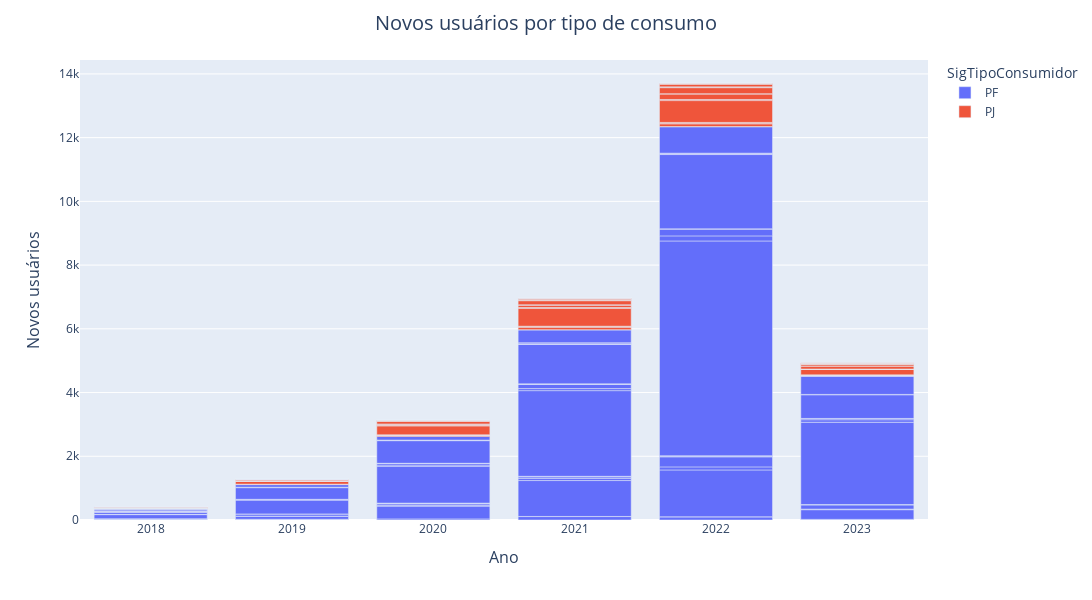
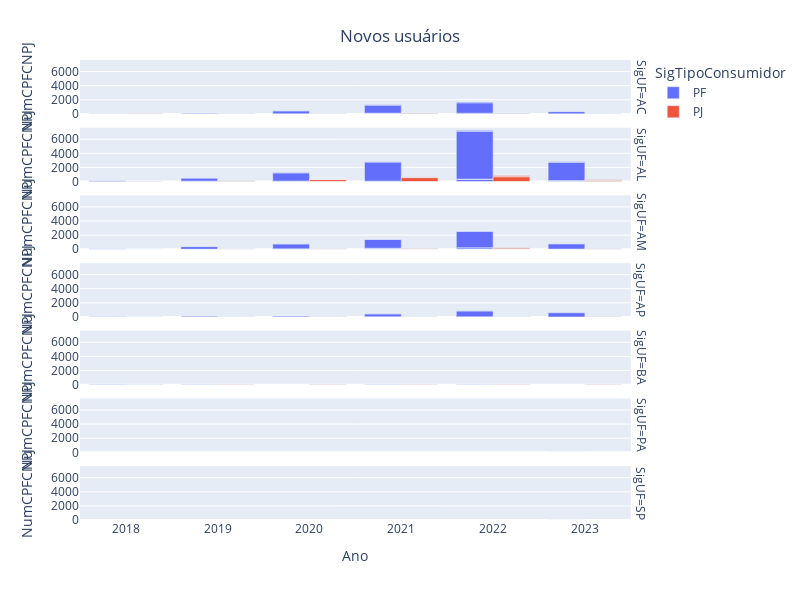

The notebook cell these images were saved under, in order:
### Code cell
import matplotlib.pyplot as plt
# agrupa os dados


counts = df_clean.groupby(['Ano', 'SigUF','SigTipoConsumidor', 'DscClasseConsumo']).agg({'NumCPFCNPJ': 'nunique'}).reset_index()


# seria bom adicionar uma linha com a taxa de crescimento anual por Tipo de Consumidor
def grafico_novos_usuarios_tipo(counts):
    counts_filtered = counts.query('Ano >= 2018')
    fig_novos_tipo = px.bar(counts_filtered, x="Ano", y="NumCPFCNPJ", color='SigTipoConsumidor')
    fig_novos_tipo.update_layout(
        width=1200,
        height=600,
        xaxis_title='Ano',
        xaxis_title_font_size=16,
        yaxis_title='Novos usuários',
        yaxis_title_font_size=16,
        title='Novos usuários por tipo de consumo',
        title_font_size=20,
        title_x=.5
    )
    fig_novos_tipo.show()
grafico_novos_usuarios_tipo(counts)


# Tornar a o eixo y variável pelo max de cada UF
def grafico_novos_usuarios_tipo_UF(counts):
    counts_filtered = counts.query('Ano >= 2018')
    fig_novos_tipo_uf = px.bar(counts_filtered, x="Ano", y="NumCPFCNPJ", color='SigTipoConsumidor',barmode="group", facet_row="SigUF")
    fig_novos_tipo_uf.update_layout(
        width=800,
        height=600,
        title={
        'text': "Novos usuários",
        'y':0.95,
        'x':0.5,
        'xanchor': 'center',
        'yanchor': 'top'}
        )

    fig_novos_tipo_uf.show()
    
grafico_novos_usuarios_tipo_UF(counts)

### Figure 1 — Plotly figure (JSON) as saved in the notebook; plotly's stock layout.template omitted (floating-point values rounded to 4 significant figures)
{"data": [{"alignmentgroup": "True", "hovertemplate": "SigTipoConsumidor=PF<br>Ano=%{x}<br>NumCPFCNPJ=%{y}<extra></extra>", "legendgroup": "PF", "marker": {"color": "#636efa", "pattern": {"shape": ""}}, "name": "PF", "offsetgroup": "PF", "orientation": "v", "showlegend": true, "textposition": "auto", "type": "bar", "x": [2018, 2018, 2018, 2018, 2018, 2018, 2018, 2018, 2018, 2018, 2018, 2018, 2018, 2018, 2018, 2018, 2019, 2019, 2019, 2019, 2019, 2019, 2019, 2019, 2019, 2019, 2019, 2019, 2019, 2019, 2020, 2020, 2020, 2020, 2020, 2020, 2020, 2020, 2020, 2020, 2020, 2020, 2020, 2020, 2020, 2021, 2021, 2021, 2021, 2021, 2021, 2021, 2021, 2021, 2021, 2021, 2021, 2021, 2021, 2021, 2021, 2021, 2021, 2021, 2021, 2022, 2022, 2022, 2022, 2022, 2022, 2022, 2022, 2022, 2022, 2022, 2022, 2022, 2022, 2022, 2022, 2022, 2022, 2023, 2023, 2023, 2023, 2023, 2023, 2023, 2023, 2023, 2023, 2023, 2023, 2023, 2023, 2023, 2023, 2023, 2023], "xaxis": "x", "y": [3, 1, 22, 12, 1, 131, 1, 5, 1, 68, 1, 33, 7, 1, 55, 4, 22, 1, 92, 6, 68, 3, 434, 10, 13, 367, 3, 10, 82, 3, 35, 401, 16, 57, 5, 16, 1156, 38, 53, 1, 2, 711, 3, 15, 113, 108, 1, 2, 1127, 63, 57, 1, 12, 2689, 64, 138, 9, 2, 1239, 12, 37, 1, 410, 1, 1, 101, 1, 1469, 96, 316, 21, 12, 6741, 160, 214, 6, 2332, 13, 27, 4, 832, 1, 2, 20, 304, 18, 134, 7, 2, 2583, 79, 37, 2, 1, 743, 9, 1, 1, 579, 2, 1], "yaxis": "y"}, {"alignmentgroup": "True", "hovertemplate": "SigTipoConsumidor=PJ<br>Ano=%{x}<br>NumCPFCNPJ=%{y}<extra></extra>", "legendgroup": "PJ", "marker": {"color": "#EF553B", "pattern": {"shape": ""}}, "name": "PJ", "offsetgroup": "PJ", "orientation": "v", "showlegend": true, "textposition": "auto", "type": "bar", "x": [2018, 2018, 2018, 2018, 2018, 2018, 2018, 2018, 2018, 2018, 2018, 2018, 2019, 2019, 2019, 2019, 2019, 2019, 2019, 2019, 2019, 2019, 2019, 2019, 2019, 2019, 2019, 2019, 2019, 2020, 2020, 2020, 2020, 2020, 2020, 2020, 2020, 2020, 2020, 2020, 2020, 2020, 2020, 2020, 2020, 2020, 2020, 2020, 2021, 2021, 2021, 2021, 2021, 2021, 2021, 2021, 2021, 2021, 2021, 2021, 2021, 2021, 2021, 2021, 2021, 2021, 2021, 2021, 2021, 2022, 2022, 2022, 2022, 2022, 2022, 2022, 2022, 2022, 2022, 2022, 2022, 2022, 2022, 2022, 2022, 2022, 2022, 2022, 2022, 2023, 2023, 2023, 2023, 2023, 2023, 2023, 2023, 2023, 2023, 2023, 2023, 2023, 2023, 2023, 2023], "xaxis": "x", "y": [5, 23, 3, 2, 5, 1, 1, 2, 13, 3, 5, 2, 9, 1, 1, 86, 7, 2, 5, 2, 33, 3, 1, 8, 11, 2, 2, 1, 1, 38, 3, 9, 1, 1, 280, 13, 7, 33, 7, 78, 9, 2, 20, 1, 13, 2, 2, 1, 85, 4, 2, 16, 1, 558, 23, 6, 80, 4, 2, 128, 11, 3, 38, 2, 22, 2, 2, 2, 2, 88, 5, 4, 30, 3, 685, 33, 2, 171, 11, 189, 21, 4, 74, 2, 35, 1, 1, 7, 1, 24, 1, 6, 2, 173, 8, 2, 91, 7, 47, 5, 18, 1, 17, 8, 1], "yaxis": "y"}], "layout": {"barmode": "relative", "height": 600, "legend": {"title": {"text": "SigTipoConsumidor"}, "tracegroupgap": 0}, "margin": {"t": 60}, "title": {"font": {"size": 20}, "text": "Novos usuários por tipo de consumo", "x": 0.5}, "width": 1200, "xaxis": {"anchor": "y", "domain": [0, 1], "title": {"font": {"size": 16}, "text": "Ano"}}, "yaxis": {"anchor": "x", "domain": [0, 1], "title": {"font": {"size": 16}, "text": "Novos usuários"}}}}

### Figure 2 — Plotly figure (JSON) as saved in the notebook; plotly's stock layout.template omitted (floating-point values rounded to 4 significant figures)
{"data": [{"alignmentgroup": "True", "hovertemplate": "SigTipoConsumidor=PF<br>SigUF=AC<br>Ano=%{x}<br>NumCPFCNPJ=%{y}<extra></extra>", "legendgroup": "PF", "marker": {"color": "#636efa", "pattern": {"shape": ""}}, "name": "PF", "offsetgroup": "PF", "orientation": "v", "showlegend": true, "textposition": "auto", "type": "bar", "x": [2018, 2018, 2018, 2019, 2019, 2019, 2019, 2020, 2020, 2020, 2021, 2021, 2021, 2021, 2021, 2022, 2022, 2022, 2022, 2023, 2023, 2023], "xaxis": "x7", "y": [3, 1, 22, 22, 1, 92, 6, 35, 401, 16, 108, 1, 2, 1127, 63, 101, 1, 1469, 96, 20, 304, 18], "yaxis": "y7"}, {"alignmentgroup": "True", "hovertemplate": "SigTipoConsumidor=PF<br>SigUF=AL<br>Ano=%{x}<br>NumCPFCNPJ=%{y}<extra></extra>", "legendgroup": "PF", "marker": {"color": "#636efa", "pattern": {"shape": ""}}, "name": "PF", "offsetgroup": "PF", "orientation": "v", "showlegend": false, "textposition": "auto", "type": "bar", "x": [2018, 2018, 2018, 2018, 2019, 2019, 2019, 2019, 2020, 2020, 2020, 2020, 2020, 2021, 2021, 2021, 2021, 2021, 2022, 2022, 2022, 2022, 2022, 2023, 2023, 2023, 2023, 2023], "xaxis": "x6", "y": [12, 1, 131, 1, 68, 3, 434, 10, 57, 5, 16, 1156, 38, 57, 1, 12, 2689, 64, 316, 21, 12, 6741, 160, 134, 7, 2, 2583, 79], "yaxis": "y6"}, {"alignmentgroup": "True", "hovertemplate": "SigTipoConsumidor=PF<br>SigUF=AM<br>Ano=%{x}<br>NumCPFCNPJ=%{y}<extra></extra>", "legendgroup": "PF", "marker": {"color": "#636efa", "pattern": {"shape": ""}}, "name": "PF", "offsetgroup": "PF", "orientation": "v", "showlegend": false, "textposition": "auto", "type": "bar", "x": [2018, 2018, 2018, 2018, 2019, 2019, 2019, 2020, 2020, 2020, 2020, 2020, 2021, 2021, 2021, 2021, 2021, 2022, 2022, 2022, 2022, 2023, 2023, 2023, 2023, 2023], "xaxis": "x5", "y": [5, 1, 68, 1, 13, 367, 3, 53, 1, 2, 711, 3, 138, 9, 2, 1239, 12, 214, 6, 2332, 13, 37, 2, 1, 743, 9], "yaxis": "y5"}, {"alignmentgroup": "True", "hovertemplate": "SigTipoConsumidor=PF<br>SigUF=AP<br>Ano=%{x}<br>NumCPFCNPJ=%{y}<extra></extra>", "legendgroup": "PF", "marker": {"color": "#636efa", "pattern": {"shape": ""}}, "name": "PF", "offsetgroup": "PF", "orientation": "v", "showlegend": false, "textposition": "auto", "type": "bar", "x": [2018, 2019, 2019, 2020, 2020, 2021, 2021, 2021, 2021, 2022, 2022, 2022, 2022, 2023, 2023, 2023], "xaxis": "x4", "y": [33, 10, 82, 15, 113, 37, 1, 410, 1, 27, 4, 832, 1, 1, 1, 579], "yaxis": "y4"}, {"alignmentgroup": "True", "hovertemplate": "SigTipoConsumidor=PF<br>SigUF=BA<br>Ano=%{x}<br>NumCPFCNPJ=%{y}<extra></extra>", "legendgroup": "PF", "marker": {"color": "#636efa", "pattern": {"shape": ""}}, "name": "PF", "offsetgroup": "PF", "orientation": "v", "showlegend": false, "textposition": "auto", "type": "bar", "x": [2018, 2018, 2018, 2018, 2019, 2021, 2022], "xaxis": "x3", "y": [7, 1, 55, 4, 3, 1, 2], "yaxis": "y3"}, {"alignmentgroup": "True", "hovertemplate": "SigTipoConsumidor=PF<br>SigUF=PA<br>Ano=%{x}<br>NumCPFCNPJ=%{y}<extra></extra>", "legendgroup": "PF", "marker": {"color": "#636efa", "pattern": {"shape": ""}}, "name": "PF", "offsetgroup": "PF", "orientation": "v", "showlegend": false, "textposition": "auto", "type": "bar", "x": [2023], "xaxis": "x2", "y": [2], "yaxis": "y2"}, {"alignmentgroup": "True", "hovertemplate": "SigTipoConsumidor=PF<br>SigUF=SP<br>Ano=%{x}<br>NumCPFCNPJ=%{y}<extra></extra>", "legendgroup": "PF", "marker": {"color": "#636efa", "pattern": {"shape": ""}}, "name": "PF", "offsetgroup": "PF", "orientation": "v", "showlegend": false, "textposition": "auto", "type": "bar", "x": [2023], "xaxis": "x", "y": [1], "yaxis": "y"}, {"alignmentgroup": "True", "hovertemplate": "SigTipoConsumidor=PJ<br>SigUF=AC<br>Ano=%{x}<br>NumCPFCNPJ=%{y}<extra></extra>", "legendgroup": "PJ", "marker": {"color": "#EF553B", "pattern": {"shape": ""}}, "name": "PJ", "offsetgroup": "PJ", "orientation": "v", "showlegend": true, "textposition": "auto", "type": "bar", "x": [2018, 2019, 2019, 2019, 2020, 2020, 2020, 2020, 2020, 2021, 2021, 2021, 2021, 2021, 2022, 2022, 2022, 2022, 2022, 2023, 2023, 2023, 2023], "xaxis": "x7", "y": [5, 9, 1, 1, 38, 3, 9, 1, 1, 85, 4, 2, 16, 1, 88, 5, 4, 30, 3, 24, 1, 6, 2], "yaxis": "y7"}, {"alignmentgroup": "True", "hovertemplate": "SigTipoConsumidor=PJ<br>SigUF=AL<br>Ano=%{x}<br>NumCPFCNPJ=%{y}<extra></extra>", "legendgroup": "PJ", "marker": {"color": "#EF553B", "pattern": {"shape": ""}}, "name": "PJ", "offsetgroup": "PJ", "orientation": "v", "showlegend": false, "textposition": "auto", "type": "bar", "x": [2018, 2018, 2018, 2019, 2019, 2019, 2019, 2019, 2020, 2020, 2020, 2020, 2020, 2021, 2021, 2021, 2021, 2021, 2021, 2022, 2022, 2022, 2022, 2022, 2023, 2023, 2023, 2023, 2023], "xaxis": "x6", "y": [23, 3, 2, 86, 7, 2, 5, 2, 280, 13, 7, 33, 7, 558, 23, 6, 80, 4, 2, 685, 33, 2, 171, 11, 173, 8, 2, 91, 7], "yaxis": "y6"}, {"alignmentgroup": "True", "hovertemplate": "SigTipoConsumidor=PJ<br>SigUF=AM<br>Ano=%{x}<br>NumCPFCNPJ=%{y}<extra></extra>", "legendgroup": "PJ", "marker": {"color": "#EF553B", "pattern": {"shape": ""}}, "name": "PJ", "offsetgroup": "PJ", "orientation": "v", "showlegend": false, "textposition": "auto", "type": "bar", "x": [2018, 2018, 2019, 2019, 2019, 2019, 2020, 2020, 2020, 2020, 2020, 2021, 2021, 2021, 2021, 2021, 2022, 2022, 2022, 2022, 2022, 2023, 2023, 2023, 2023], "xaxis": "x5", "y": [5, 1, 33, 3, 1, 8, 78, 9, 2, 20, 1, 128, 11, 3, 38, 2, 189, 21, 4, 74, 2, 47, 5, 18, 1], "yaxis": "y5"}, {"alignmentgroup": "True", "hovertemplate": "SigTipoConsumidor=PJ<br>SigUF=AP<br>Ano=%{x}<br>NumCPFCNPJ=%{y}<extra></extra>", "legendgroup": "PJ", "marker": {"color": "#EF553B", "pattern": {"shape": ""}}, "name": "PJ", "offsetgroup": "PJ", "orientation": "v", "showlegend": false, "textposition": "auto", "type": "bar", "x": [2018, 2018, 2019, 2019, 2019, 2019, 2020, 2020, 2020, 2021, 2021, 2021, 2021, 2022, 2022, 2022, 2022, 2023, 2023], "xaxis": "x4", "y": [1, 2, 11, 2, 2, 1, 13, 2, 2, 22, 2, 2, 2, 35, 1, 1, 7, 17, 8], "yaxis": "y4"}, {"alignmentgroup": "True", "hovertemplate": "SigTipoConsumidor=PJ<br>SigUF=BA<br>Ano=%{x}<br>NumCPFCNPJ=%{y}<extra></extra>", "legendgroup": "PJ", "marker": {"color": "#EF553B", "pattern": {"shape": ""}}, "name": "PJ", "offsetgroup": "PJ", "orientation": "v", "showlegend": false, "textposition": "auto", "type": "bar", "x": [2018, 2018, 2018, 2018, 2019, 2020, 2021, 2022, 2023], "xaxis": "x3", "y": [13, 3, 5, 2, 1, 1, 2, 1, 1], "yaxis": "y3"}], "layout": {"annotations": [{"font": {}, "showarrow": false, "text": "SigUF=SP", "textangle": 90, "x": 0.98, "xanchor": "left", "xref": "paper", "y": 0.05857, "yanchor": "middle", "yref": "paper"}, {"font": {}, "showarrow": false, "text": "SigUF=PA", "textangle": 90, "x": 0.98, "xanchor": "left", "xref": "paper", "y": 0.2057, "yanchor": "middle", "yref": "paper"}, {"font": {}, "showarrow": false, "text": "SigUF=BA", "textangle": 90, "x": 0.98, "xanchor": "left", "xref": "paper", "y": 0.3529, "yanchor": "middle", "yref": "paper"}, {"font": {}, "showarrow": false, "text": "SigUF=AP", "textangle": 90, "x": 0.98, "xanchor": "left", "xref": "paper", "y": 0.5, "yanchor": "middle", "yref": "paper"}, {"font": {}, "showarrow": false, "text": "SigUF=AM", "textangle": 90, "x": 0.98, "xanchor": "left", "xref": "paper", "y": 0.6471, "yanchor": "middle", "yref": "paper"}, {"font": {}, "showarrow": false, "text": "SigUF=AL", "textangle": 90, "x": 0.98, "xanchor": "left", "xref": "paper", "y": 0.7943, "yanchor": "middle", "yref": "paper"}, {"font": {}, "showarrow": false, "text": "SigUF=AC", "textangle": 90, "x": 0.98, "xanchor": "left", "xref": "paper", "y": 0.9414, "yanchor": "middle", "yref": "paper"}], "barmode": "group", "height": 600, "legend": {"title": {"text": "SigTipoConsumidor"}, "tracegroupgap": 0}, "margin": {"t": 60}, "title": {"text": "Novos usuários", "x": 0.5, "xanchor": "center", "y": 0.95, "yanchor": "top"}, "width": 800, "xaxis": {"anchor": "y", "domain": [0, 0.98], "title": {"text": "Ano"}}, "xaxis2": {"anchor": "y2", "domain": [0, 0.98], "matches": "x", "showticklabels": false}, "xaxis3": {"anchor": "y3", "domain": [0, 0.98], "matches": "x", "showticklabels": false}, "xaxis4": {"anchor": "y4", "domain": [0, 0.98], "matches": "x", "showticklabels": false}, "xaxis5": {"anchor": "y5", "domain": [0, 0.98], "matches": "x", "showticklabels": false}, "xaxis6": {"anchor": "y6", "domain": [0, 0.98], "matches": "x", "showticklabels": false}, "xaxis7": {"anchor": "y7", "domain": [0, 0.98], "matches": "x", "showticklabels": false}, "yaxis": {"anchor": "x", "domain": [0, 0.1171], "title": {"text": "NumCPFCNPJ"}}, "yaxis2": {"anchor": "x2", "domain": [0.1471, 0.2643], "matches": "y", "title": {"text": "NumCPFCNPJ"}}, "yaxis3": {"anchor": "x3", "domain": [0.2943, 0.4114], "matches": "y", "title": {"text": "NumCPFCNPJ"}}, "yaxis4": {"anchor": "x4", "domain": [0.4414, 0.5586], "matches": "y", "title": {"text": "NumCPFCNPJ"}}, "yaxis5": {"anchor": "x5", "domain": [0.5886, 0.7057], "matches": "y", "title": {"text": "NumCPFCNPJ"}}, "yaxis6": {"anchor": "x6", "domain": [0.7357, 0.8529], "matches": "y", "title": {"text": "NumCPFCNPJ"}}, "yaxis7": {"anchor": "x7", "domain": [0.8829, 1.0], "matches": "y", "title": {"text": "NumCPFCNPJ"}}}}
